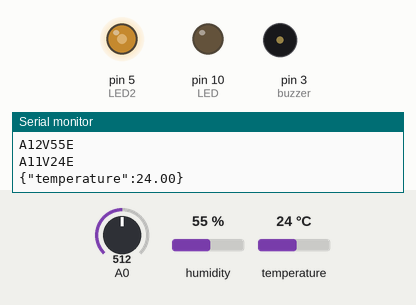
Simulated run of this sketch. Board: Arduino Uno, built with avr-gcc and run on an emulated ATmega328P. Shown: output pins drawn as LEDs (lit = HIGH), buzzer (waves = sounding), the last lines printed to the serial monitor. The inputs (shaded band) are chosen by the test bench; at power-on: humidity 55 %, A0 = 512, temperature 24 °C.

Above: at 1.2 s.
1.3 s: humidity set to 79 %
3.2 s: humidity set to 82 %
At 10.1 s:
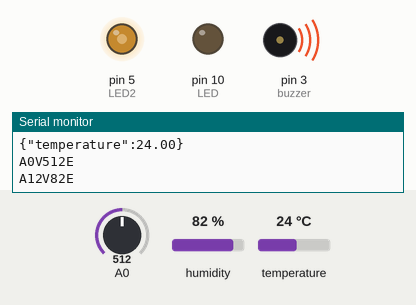
Timing chart, 0 to 12.7 s (numbered marks = the images above; inputs shaded):
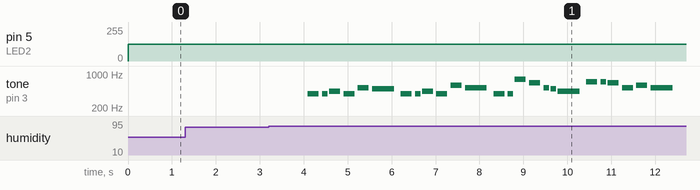

Measured:
- the behaviour switches between 80 and 81 % on humidity (found by bisection; images 0 and 1)
- after the input at 3.2 s, tone on pin 3 (buzzer): plays 392 Hz for 0.25 s, 392 Hz for 0.13 s, 440 Hz for 0.25 s, 392 Hz for 0.25 s, 523 Hz for 0.25 s, 494 Hz for 0.50 s … (25 notes in this stretch), starting after 0.90 s

The sketch:

involt-basic.ino
```cpp
/*
  INVOLT BASIC ARDUINO SKETCH
  by Ernest Warzocha 2016
  ------------------------------------------------------
  This file is for serial communication between Arduino
  Uno and Involt App. It can be used with Bluetooth 2.0
  device connected via hardware serial.
*/

/*
  involtPin array contains values received from app.
  Each UI element refers to pin number which is index of
  this array. involtString is array for values received
  with "S" pin. You can increase the length of array to
  store more values then arduino total pins. Use them
  in sketch for not only pin-to-pin communication.
*/
int involtPin[14] = {};       //equals involt.pin.P in app
String involtString[2] = {};  //equals involt.pin.S in app

/*
  Buffer for received data. If you plan to receive more
  chars at once just increase the array length.
*/
char involt[16];

/*
  String for responding to function received from app.
*/
String fname;

// Define notes
#define NOTE_B0  31
#define NOTE_C1  33
#define NOTE_CS1 35
#define NOTE_D1  37
#define NOTE_DS1 39
#define NOTE_E1  41
#define NOTE_F1  44
#define NOTE_FS1 46
#define NOTE_G1  49
#define NOTE_GS1 52
#define NOTE_A1  55
#define NOTE_AS1 58
#define NOTE_B1  62
#define NOTE_C2  65
#define NOTE_CS2 69
#define NOTE_D2  73
#define NOTE_DS2 78
#define NOTE_E2  82
#define NOTE_F2  87
#define NOTE_FS2 93
#define NOTE_G2  98
#define NOTE_GS2 104
#define NOTE_A2  110
#define NOTE_AS2 117
#define NOTE_B2  123
#define NOTE_C3  131
#define NOTE_CS3 139
#define NOTE_D3  147
#define NOTE_DS3 156
#define NOTE_E3  165
#define NOTE_F3  175
#define NOTE_FS3 185
#define NOTE_G3  196
#define NOTE_GS3 208
#define NOTE_A3  220
#define NOTE_AS3 233
#define NOTE_B3  247
#define NOTE_C4  262
#define NOTE_CS4 277
#define NOTE_D4  294
#define NOTE_DS4 311
#define NOTE_E4  330
#define NOTE_F4  349
#define NOTE_FS4 370
#define NOTE_G4  392
#define NOTE_GS4 415
#define NOTE_A4  440
#define NOTE_AS4 466
#define NOTE_B4  494
#define NOTE_C5  523
#define NOTE_CS5 554
#define NOTE_D5  587
#define NOTE_DS5 622
#define NOTE_E5  659
#define NOTE_F5  698
#define NOTE_FS5 740
#define NOTE_G5  784
#define NOTE_GS5 831
#define NOTE_A5  880
#define NOTE_AS5 932
#define NOTE_B5  988
#define NOTE_C6  1047
#define NOTE_CS6 1109
#define NOTE_D6  1175
#define NOTE_DS6 1245
#define NOTE_E6  1319
#define NOTE_F6  1397
#define NOTE_FS6 1480
#define NOTE_G6  1568
#define NOTE_GS6 1661
#define NOTE_A6  1760
#define NOTE_AS6 1865
#define NOTE_B6  1976
#define NOTE_C7  2093
#define NOTE_CS7 2217
#define NOTE_D7  2349
#define NOTE_DS7 2489
#define NOTE_E7  2637
#define NOTE_F7  2794
#define NOTE_FS7 2960
#define NOTE_G7  3136
#define NOTE_GS7 3322
#define NOTE_A7  3520
#define NOTE_AS7 3729
#define NOTE_B7  3951
#define NOTE_C8  4186
#define NOTE_CS8 4435
#define NOTE_D8  4699
#define NOTE_DS8 4978

// Happy Birthday melody
int melody[] = {
  NOTE_G4, NOTE_G4, NOTE_A4, NOTE_G4, NOTE_C5, NOTE_B4,           // "Happy Birthday to You"
  NOTE_G4, NOTE_G4, NOTE_A4, NOTE_G4, NOTE_D5, NOTE_C5,           // "Happy Birthday to You"
  NOTE_G4, NOTE_G4, NOTE_G5, NOTE_E5, NOTE_C5, NOTE_B4, NOTE_A4,  // "Happy Birthday Dear [Name]"
  NOTE_F5, NOTE_F5, NOTE_E5, NOTE_C5, NOTE_D5, NOTE_C5            // "Happy Birthday to You"
};

// Note durations: 4 = quarter note, 8 = eighth note, etc.
int noteDurations[] = {
  4, 8, 4, 4, 4, 2,
  4, 8, 4, 4, 4, 2,
  4, 8, 4, 4, 8, 8, 2,
  4, 8, 4, 4, 4, 2
};


#include "DHT.h";
#define DHTPIN 2  //const int DHTPIN = 2;
#define DHTTYPE 11

DHT dht(DHTPIN, DHTTYPE);
int buzzer = 3;

const int LED = 10;
int ledValue = 0;

const int LED2 = 5;


void setup() {
  /*
  Connection speed must be same as app.
  Should remain unchanged.
 */
  pinMode(LED, OUTPUT);
  dht.begin();
  Serial.begin(57600);
}

void loop() {
  involtReceive();
  digitalWrite(LED, involtPin[LED]);  //THIS IS NUMBER 10 or PIN 10

  ledValue = map(analogRead(A0), 0, 1023, 0, 255);
  analogWrite(LED2, ledValue);
  involtSend(0, analogRead(A0));

  float humidity = dht.readHumidity();
  involtSend(12, humidity);

  if (humidity > 80) {
    // Play the melody
    for (int thisNote = 0; thisNote < sizeof(melody) / sizeof(melody[0]); thisNote++) {
      int noteDuration = 1000 / noteDurations[thisNote];  // Calculate duration
      tone(buzzer, melody[thisNote], noteDuration);       // Play the note
      delay(noteDuration * 1.30);                         // Delay between notes
      noTone(buzzer);                                     // Turn off the tone
    }
  }
  else{
    noTone(buzzer);
  }


  float temperature = dht.readTemperature();

  // Check if reading failed
  if (isnan(temperature)) {
    Serial.println("Error reading temperature");
    return;
  }

  involtSend(11, temperature);

  // Send temperature value to involt as JSON
  Serial.print("{\"temperature\":");
  Serial.print(temperature);
  Serial.println("}");

  // Delay before the next reading
  delay(1000); // Update every 1 second


  //PUT YOUR CODE HERE

  //Clear the function to trigger it only once.
  fname = "";
}

/*
  INVOLT FUNCTIONS
  ------------------------------------------------------

  involtReceive
  ------------------------------------------------------
  read the data from app and parse the values received
  into proper array. The read until is used due to
  issues with missing chars when reading direct strings.

  involtSend, involtSendString
  ------------------------------------------------------
  send int or string to app. Multiple prints are to
  reduce the sketch size (compared to sprintf()).

  involtSendFunction
  ------------------------------------------------------
  send function name to trigger it in app.
*/

void involtReceive() {
  if (Serial.available() > 0) {
    Serial.readBytesUntil('\n', involt, sizeof(involt));
    int pin;
    if (involt[0] == 'P') {
      int value;
      sscanf(involt, "P%dV%d", &pin, &value);
      involtPin[pin] = value;
    } else if (involt[0] == 'S') {
      char value[sizeof(involt)];
      sscanf(involt, "S%dV%s", &pin, &value);
      involtString[pin] = value;
    } else if (involt[0] == 'F') {
      char value[sizeof(involt)];
      sscanf(involt, "F%s", &value);
      fname = value;
    };
    memset(involt, 0, sizeof(involt));
  };
};

void involtSend(int pinNumber, int sendValue) {
  Serial.print('A');
  Serial.print(pinNumber);
  Serial.print('V');
  Serial.print(sendValue);
  Serial.println('E');
  Serial.flush();
};

void involtSendString(int pinNumber, String sendString) {
  Serial.print('A');
  Serial.print(pinNumber);
  Serial.print('V');
  Serial.print(sendString);
  Serial.println('E');
  Serial.flush();
};

void involtSendFunction(String functionName) {
  Serial.print('F');
  Serial.print(functionName);
  Serial.println('E');
  Serial.flush();
};
```
